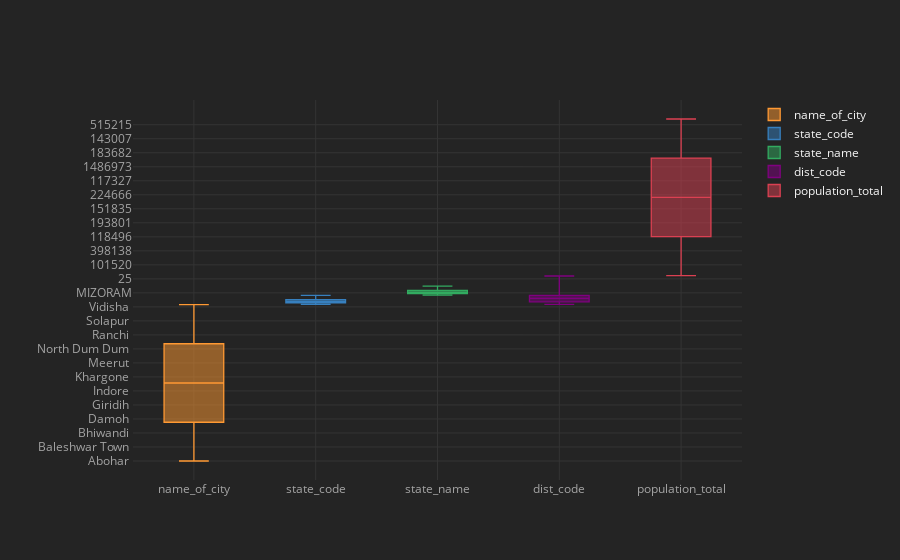

The notebook cell this image was saved under:
### Code cell
df.iplot(kind='box')

### Figure 1 — Plotly figure (JSON) as saved in the notebook; plotly's stock layout.template omitted (floating-point values rounded to 4 significant figures; data arrays with more than 128 entries replaced by an {"elided": "..."} marker saying what was removed)
{"data": [{"boxpoints": false, "line": {"width": 1.3}, "marker": {"color": "rgba(255, 153, 51, 1.0)"}, "name": "name_of_city", "orientation": "v", "type": "box", "y": {"elided": "493 str values"}}, {"boxpoints": false, "line": {"width": 1.3}, "marker": {"color": "rgba(55, 128, 191, 1.0)"}, "name": "state_code", "orientation": "v", "type": "box", "y": {"elided": "493 int values"}}, {"boxpoints": false, "line": {"width": 1.3}, "marker": {"color": "rgba(50, 171, 96, 1.0)"}, "name": "state_name", "orientation": "v", "type": "box", "y": {"elided": "493 str values"}}, {"boxpoints": false, "line": {"width": 1.3}, "marker": {"color": "rgba(128, 0, 128, 1.0)"}, "name": "dist_code", "orientation": "v", "type": "box", "y": {"elided": "493 int values"}}, {"boxpoints": false, "line": {"width": 1.3}, "marker": {"color": "rgba(219, 64, 82, 1.0)"}, "name": "population_total", "orientation": "v", "type": "box", "y": {"elided": "493 int values"}}], "layout": {"legend": {"bgcolor": "#242424", "font": {"color": "#F4F4F4"}}, "paper_bgcolor": "#242424", "plot_bgcolor": "#242424", "title": {"font": {"color": "#F4F4F4"}}, "xaxis": {"gridcolor": "#343434", "showgrid": true, "tickfont": {"color": "#A4A4A4"}, "title": {"font": {"color": "#A4A4A4"}, "text": ""}, "zerolinecolor": "#444444"}, "yaxis": {"gridcolor": "#343434", "showgrid": true, "tickfont": {"color": "#A4A4A4"}, "title": {"font": {"color": "#A4A4A4"}, "text": ""}, "zerolinecolor": "#444444"}}}
